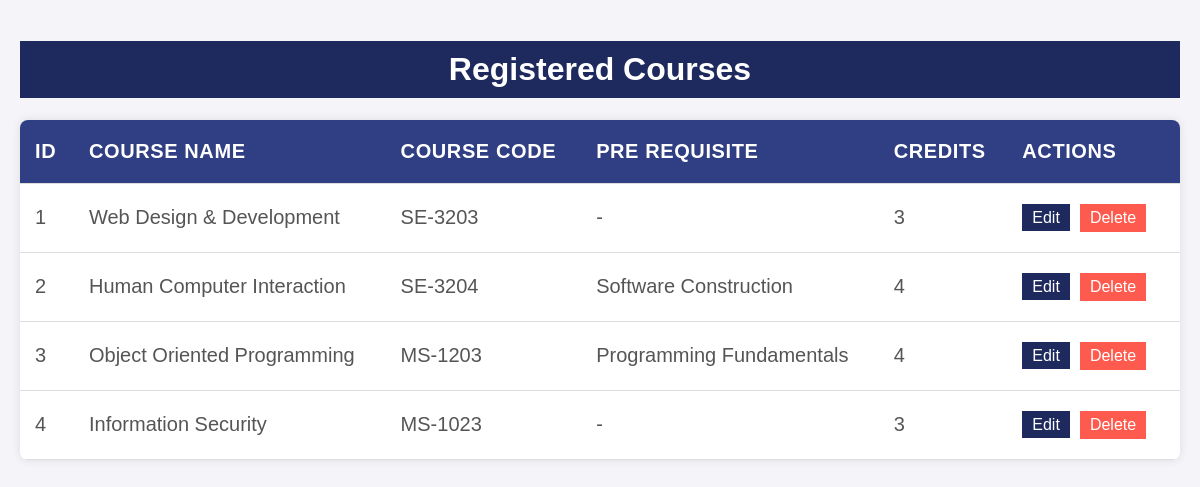
The page /view_courses.php on the database its author committed.
### tables this page shows
CREATE TABLE `courses` (
  `id` int(11) NOT NULL,
  `course_name` varchar(255) NOT NULL,
  `course_code` varchar(255) NOT NULL,
  `pre_requisite` varchar(255) NOT NULL,
  `credits` varchar(255) NOT NULL
);

### view_courses.php (the view, shortened to what this page needs)
<?php
$servername = "localhost";
$username = "root";
$password = "";
$dbname = "universitysystem";
$conn = mysqli_connect($servername, $username, $password, $dbname);
$edit_data = null;
$query = "SELECT id, course_name, course_code, pre_requisite, credits  FROM courses";
$result = mysqli_query($conn, $query);
?>
<!DOCTYPE html>
<html lang="en">
<head>
</head>
<body>
<h1>Registered Courses</h1>
<form method="POST" action="view_courses.php">
    <table>
        <tr>
            <th>ID</th>
            <th>Course Name</th>
            <th>Course Code</th>
            <th>Pre Requisite</th>
            <th>credits</th>
            <th>Actions</th>
        </tr>
        <?php
        if (mysqli_num_rows($result) > 0) {
            while ($row = mysqli_fetch_assoc($result)) {
                echo "<tr>";
                echo "<td>" . $row['id'] . "</td>";
                echo "<td>";
                if (isset($edit_data) && $edit_data['id'] == $row['id']) {
                    echo "<input type='text' name='course_name' value='" . $edit_data['course_name'] . "' required>";
                } else {
                    echo $row['course_name'];
                }
                echo "</td>";
                echo "<td>";
                if (isset($edit_data) && $edit_data['id'] == $row['id']) {
                    echo "<input type='text' name='course_code' value='" . $edit_data['course_code'] . "' required>";
                } else {
                    echo $row['course_code'];
                }
                echo "</td>";
                echo "<td>";
                if (isset($edit_data) && $edit_data['id'] == $row['id']) {
                    echo "<input type='text' name='pre_requisite' value='" . $edit_data['pre_requisite'] . "' required>";
                } else {
                    echo $row['pre_requisite'];
                }
                echo "</td>";
                echo "<td>";
                if (isset($edit_data) && $edit_data['id'] == $row['id']) {
                    echo "<input type='number' name='credits' value='" . $edit_data['credits'] . "' required>";
                } else {
                    echo $row['credits'];
                }
                echo "</td>";
                echo "<td>";
                if (isset($edit_data) && $edit_data['id'] == $row['id']) {
                    echo "<input type='hidden' name='id' value='" . $row['id'] . "'>";
                    echo "<input type='submit' name='update' value='Update' class='button edit'>";
                } else {
                    echo "<form method='POST' action='view_courses.php' style='display:inline;'>";
                    echo "<a href='view_courses.php?edit_id=" . $row['id'] . "' class='button'>Edit</a>";
                    echo "<input type='submit' name='delete' value='Delete' class='button dlt' onclick='return confirm(\"Are you sure you want to delete this record?\");'>";
                    echo "</form>";
                }
                echo "</td>";
                echo "</tr>";
            }
        } else {
            echo "<tr><td colspan='8'>No faculty members registered.</td></tr>";
        }
        ?>
    </table>
</form>
</body>
</html>

### view_courses.php (style rules this page uses)
body { font-family: Arial, sans-serif; background-color: #f4f4f9; margin: 0; padding: 20px; }
h1 { text-align: center; color: white; background: #1E2A5E; padding: 10px 0; }
table { width: 100%; border-collapse: collapse; margin: 20px 0; background-color: #fff; box-shadow: 0 0 10px rgba(0, 0, 0, 0.1); border-radius: 8px; overflow: hidden; font-size: 20px; }
table th, table td { padding: 20px 15px; text-align: left; border-bottom: 1px solid #ddd; }
table th { background-color: #303f84; color: white; text-transform: uppercase; letter-spacing: 0.03em; }
table td { color: #555; }
.button { background-color: #1E2A5E; color: white; border: none; padding: 5px 10px; cursor: pointer; font-size: 16px; margin-right: 10px; }
.button.dlt { background-color: #ff5a4e; }
a { text-decoration: none; margin-right: 5px; }

### rows shown on the page
courses: id "1", course_name "Web Design & Development", course_code "SE-3203", pre_requisite "-", credits "3"
courses: id "2", course_name "Human Computer Interaction", course_code "SE-3204", pre_requisite "Software Construction", credits "4"
courses: id "3", course_name "Object Oriented Programming", course_code "MS-1203", pre_requisite "Programming Fundamentals", credits "4"
courses: id "4", course_name "Information Security", course_code "MS-1023", pre_requisite "-", credits "3"
